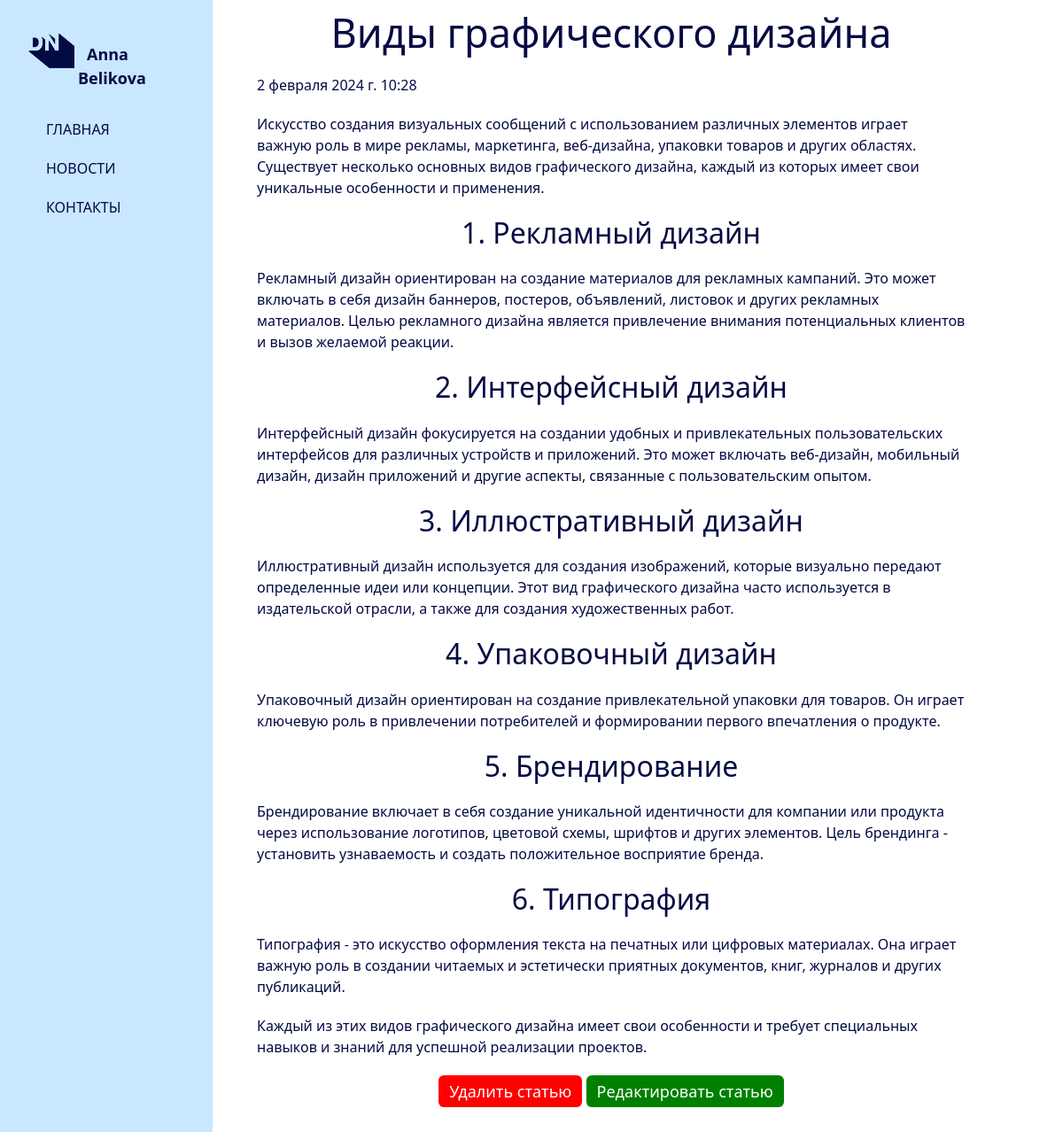
/news/6, run on the app's committed database.
### news/models.py (models this page shows, shortened)
class Articles(models.Model):
    title = models.CharField("Название", max_length=50)
    anons = models.CharField("Анонс", max_length=250)
    full_text = models.TextField("Статья")
    date = models.DateTimeField("Дата публикации")
    class Meta:
        verbose_name = "Новость"
        verbose_name_plural = "Новости"

### news/views.py (the view)
# urls.py: path("<int:pk>", views.NewsDetailView.as_view(), name="news-detail"),
class NewsDetailView(DetailView):
    model = Articles
    template_name = "news/details_view.html"
    context_object_name = "article"

### news/templates/news/details_view.html (shortened to what this page needs)
{% extends "main/layout.html"%}
{%block content%}
<div class="features">
   <h1>{{article.title}}</h1>
   <p>{{article.date}}</p>
   <p>{{article.full_text | safe}}</p>
   <a href="{% url 'news-delete' article.id %}" class="btn btn-danger">Удалить статью</a>
   <a href="{% url 'news-update' article.id %}" class="btn btn-info">Редактировать статью</a>
</div>
{%endblock%}

### main/static/main/css/main.css (style rules this page uses)
main .features { float: left; color: #040A44 ; margin-top: 10px; text-align: center; width: 75%; }
main .features h1 { font-size: 45px; }
main .features p { max-width: 800px; margin:20px auto ; }
.features .btn { background: #1437B1; color: #FFFFFF; cursor: pointer; border: none; outline: none; line-height: 24px; vertical-align: top; font-size: 18px; text-align: center; }
.features .btn-danger { background: red; }
.features .btn-info { background: green; }
p { font-size: 16px; text-align: start; line-height: 1.5; }
h2 { font-size: 22px; text-align: center; margin: 0; padding: 0; }

### data on the page
Articles: title "Виды графического дизайна", date "2 февраля 2024 г. 10:28", full_text "Искусство создания визуальных сообщений с использованием различных элементов играет важную роль в мире рекламы, маркетинга, веб-дизайна, упаковки товаров и других областях. Существует несколько основных видов графического дизайна, каждый из которых имеет свои уникальные особенности и применения. 1. Рекламный дизайн Рекламный дизайн ориентирован на создание материалов для рекламных кампаний. Это может включать в себя дизайн баннеров, постеров, объявлений, листовок и других рекламных материалов. Целью рекламного дизайна является привлечение внимания потенциальных клиентов и вызов желаемой реакции. 2. Интерфейсный дизайн Интерфейсный дизайн фокусируется на создании удобных и привлекательных…"
